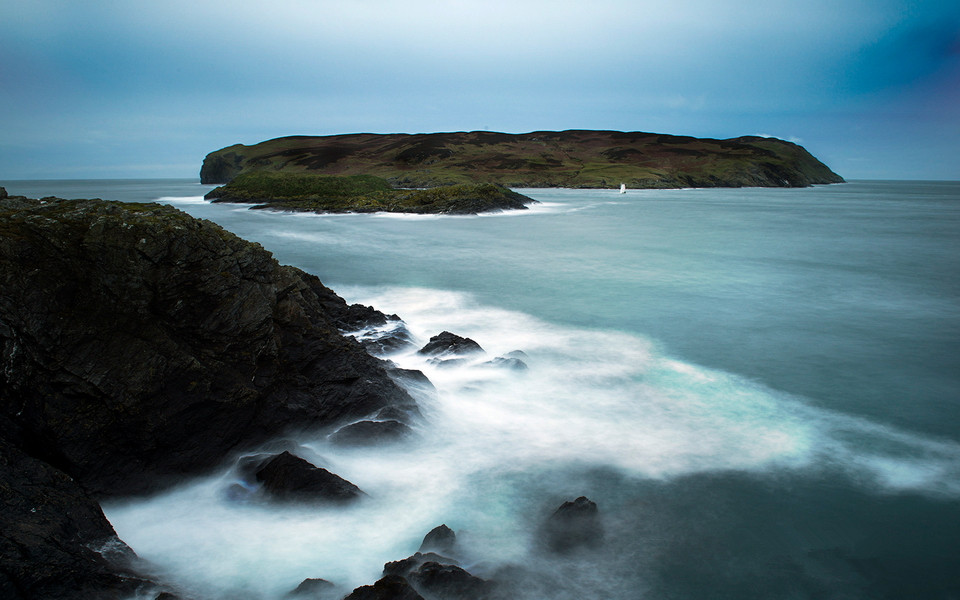
#> input picture KnowledgeMapping/PIL_OpenCV_Exp/opencvCode/45.jpg, 960 x 600 px
$ python '14-旋转平移.py'
#> lines starting #> are read from the running program, lines starting #| are printed output that depends on the picture
import cv2


img = cv2.imread('45.jpg', 0)
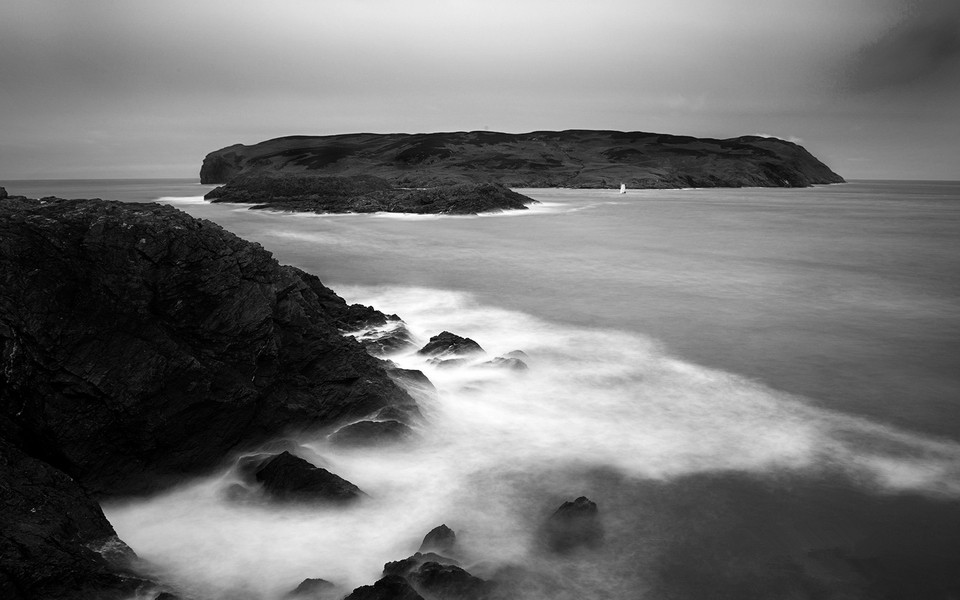
#> img: shape (600, 960); min 0, max 255, mean 115.1
rows, cols = img.shape
#> rows = 600; cols = 960
# 这里的第一个参数为旋转中心，第二个为旋转角度，第三个为旋转后的缩放因子
# 可以通过设置旋转中心，缩放因子以及窗口大小来防止旋转后超出边界的问题。
# 设置一个缩放的画布 第一个参数指定旋转的中心
M = cv2.getRotationMatrix2D((cols/2, rows/2), 10, 0.6)
# 第三个参数是输出图像的尺寸中心
# 把图片塞进去M，同时指定输出大小
dst = cv2.warpAffine(img, M, (cols, rows))
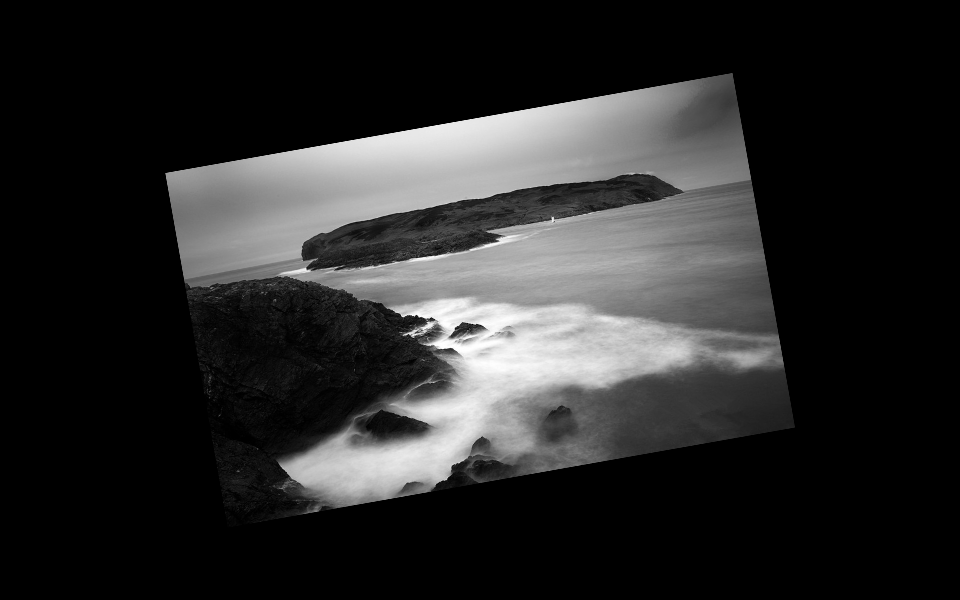
#> dst: shape (600, 960); min 0, max 255, mean 41.4

while True:
    cv2.imshow('img', dst)
    if cv2.waitKey(1) == 27:
#> (key Esc is pressed here)
        break
cv2.destroyAllWindows()

$ run again, with KnowledgeMapping/PIL_OpenCV_Exp/opencvCode/46.jpg copied over KnowledgeMapping/PIL_OpenCV_Exp/opencvCode/45.jpg
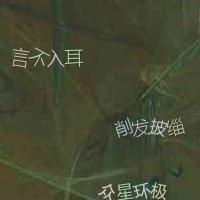
#> input picture KnowledgeMapping/PIL_OpenCV_Exp/opencvCode/46.jpg, 200 x 200 px
#> `img = cv2.imread('45.jpg', 0)`:
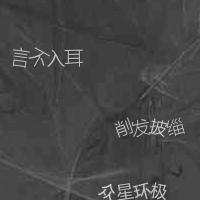
#> img: shape (200, 200); min 26, max 220, mean 70
#> `dst = cv2.warpAffine(img, M, (cols, rows))`:
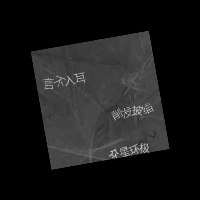
#> dst: shape (200, 200); min 0, max 207, mean 25.2

$ run again, with KnowledgeMapping/PIL_OpenCV_Exp/opencvCode/47.jpg copied over KnowledgeMapping/PIL_OpenCV_Exp/opencvCode/45.jpg
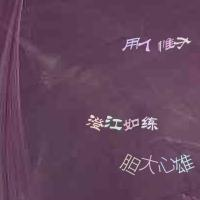
#> input picture KnowledgeMapping/PIL_OpenCV_Exp/opencvCode/47.jpg, 200 x 200 px
#> `img = cv2.imread('45.jpg', 0)`:
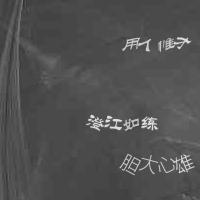
#> img: shape (200, 200); min 41, max 251, mean 81.1
#> `dst = cv2.warpAffine(img, M, (cols, rows))`:
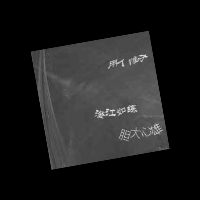
#> dst: shape (200, 200); min 0, max 226, mean 29.2
